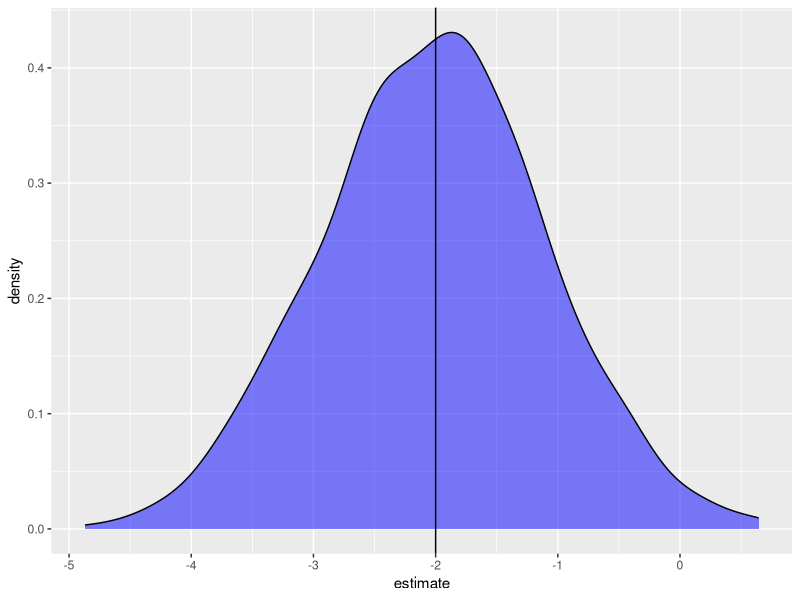

Generate this figure with R:
## ---- chunk 1
knitr::opts_chunk$set(echo = TRUE)


## ---- chunk 2
library(tidyverse)

## ---- chunk 3
set.seed(16) # Ensures I will get the same results as the tutorial.

## ---- chunk 4
ngroup <- 2
nrep <- 10
b0 <- 5
b1 <- -2
sd <- 2


## ---- chunk 5
sim_data_lm <- tibble(# Assign to two groups - in this case equally.
  group = rep(c("group1", "group2"), each = nrep)) %>%
  mutate(
    # Calculate the random error.
    epsilon = rnorm(ngroup * nrep, 0, sd),
    # Now simulate the observation using the model.
    growth = b0 + b1 * (group == "group2") + epsilon # Nice trick!
  )

# Take a look.
sim_data_lm %>% head() %>% knitr::kable()

## ---- chunk 6
lm(growth ~ group, data = sim_data_lm) %>% summary()

## ---- chunk 7
twogroup_fun <- function(nrep = 10, b0 = 5, b1 = -2, sigma = 2) {
  ngroup <- 2
  sim_data <- tibble(# Assign to two groups - in this case equally.
  group = rep(c("group1", "group2"), each = nrep)) %>%
  mutate(
    # Calculate the random error.
    epsilon = rnorm(ngroup * nrep, 0, sd),
    # Now simulate the observation using the model.
    growth = b0 + b1 * (group == "group2") + epsilon # Nice trick!
  )
  # Return a summary of the model.
  lm(growth ~ group, data = sim_data) %>% summary()
}

## ---- chunk 8
sims <- rerun(1000, twogroup_fun())


## ---- chunk 9
# Extract 

sims %>%
     map_df(broom::tidy) %>% head() %>% knitr::kable()


## ---- chunk 10
sims %>%
     map_df(broom::tidy) %>%
     filter(term == "groupgroup2") %>% # To islate beta1
     ggplot( aes(estimate) ) +
          geom_density(fill = "blue", alpha = .5) +
          geom_vline( xintercept = -2)

## ---- chunk 11

# sims %>% 
#   map_dbl(~summary(.x)$sigma) %>% 
#   data.frame(sigma = .)
